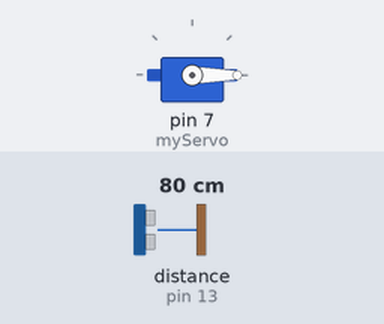
Bench run of a sketch on a simulated Arduino Uno, built with avr-gcc and run on an emulated ATmega328P. On the bench: servo. Wiring (inferred from the names in the program): ultrasonic range finder: trigger pin 12; echo pin 13. Inputs (shaded band) come from the test bench; at power-on: distance to the obstacle (sensor on pin 13) 80 cm. The echo pulse lasts 58.3 µs per cm.

Above: at 1.2 s.
1.3 s: distance to the obstacle (sensor on pin 13) set to 8 cm
2.8 s: distance to the obstacle (sensor on pin 13) set to 5 cm
At 4.1 s:
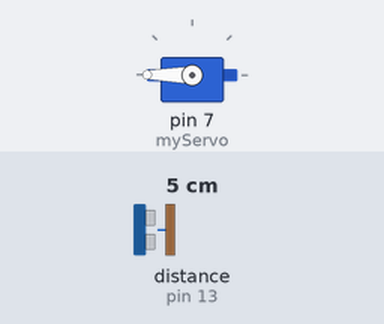
Timing chart, 0 to 5.8 s (numbered marks = the images above; inputs shaded):
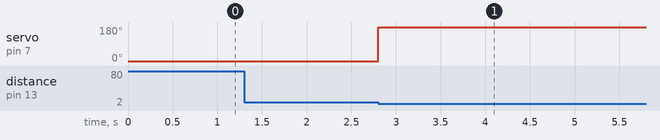

The sketch:

toll_bar.ino
```cpp
#include <Servo.h>


int trig = 12;
int echo = 13;

Servo myServo;


void setup() {
pinMode(trig, OUTPUT);
  pinMode(echo, INPUT);
  myServo.attach(7);
  myServo.write(0);
}


void loop() {
  long duration, distance;
  digitalWrite(trig, LOW);
  digitalWrite(trig, HIGH);
  digitalWrite(trig, LOW);


  duration = pulseIn(echo, HIGH);
  distance = duration*0.017;

  if (distance > 0 && distance <= 5){
    myServo.write(180);
    delay(10000);
    myServo.write(0);
  }

}
```

Measured:
- the behaviour switches between 7 and 6 cm on distance to the obstacle (sensor on pin 13) (found by bisection; images 0 and 1)
- after the input at 1.3 s, every drawn part: stays the same
- after the input at 2.8 s, servo on pin 7 (myServo): 0° → 180° at once
